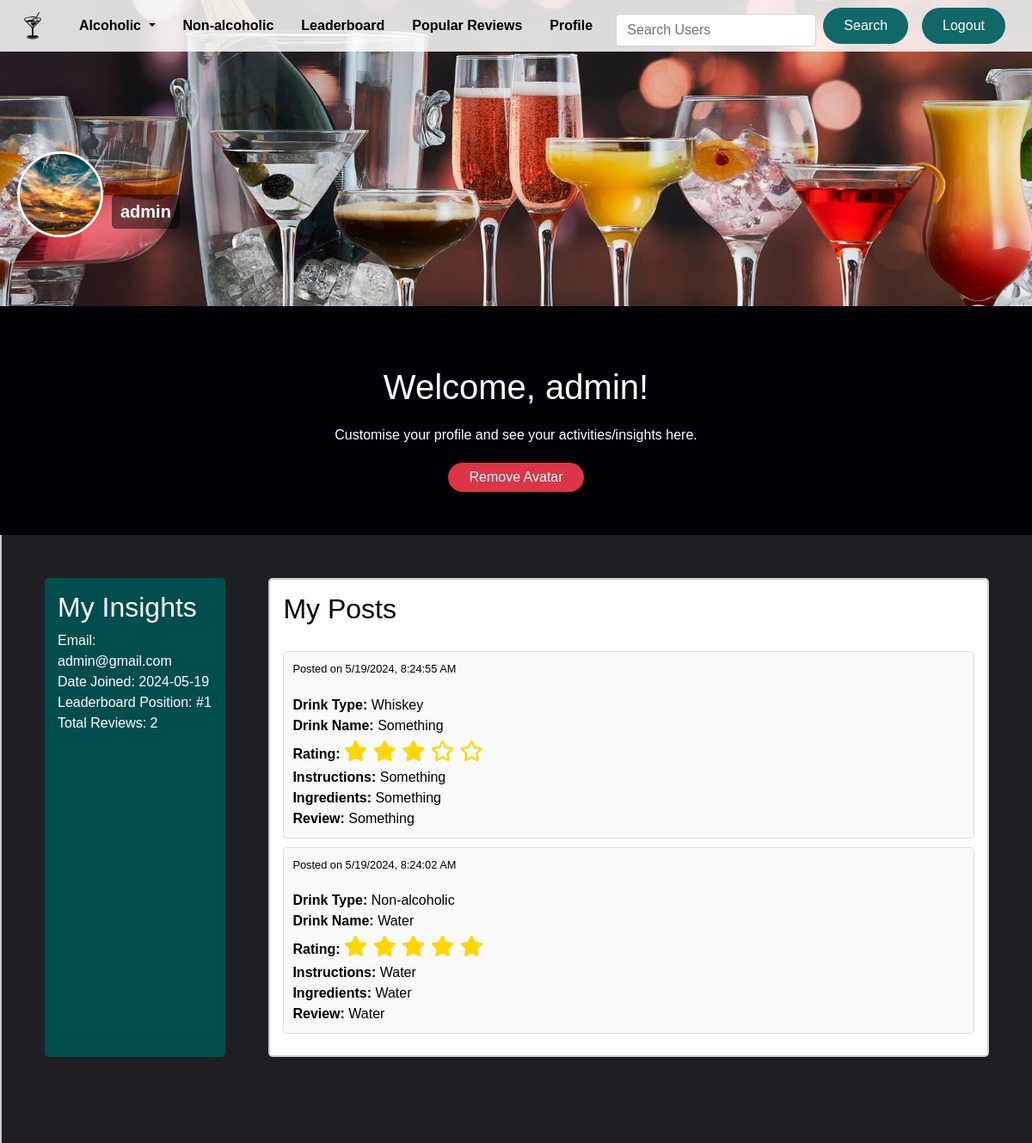
/homepage (signed in), run on the app's committed database.
### app/models.py (models this page shows, shortened)
class User(UserMixin, db.Model):
    id = db.Column(db.Integer, primary_key=True)
    username = db.Column(db.String(80), unique=True, nullable=False)
    email = db.Column(db.String(120), unique=True, nullable=False)
    password_hash = db.Column(db.String(128), nullable=False)
    salt = db.Column(db.String(64), nullable=False)
    created_at = db.Column(db.DateTime, default=datetime.utcnow)
    avatar = db.Column(db.String(120), nullable=False, default='images/avatars/default_avatar.png')
    posts = db.relationship('Post', backref='author', lazy=True)
    @property
    def is_authenticated(self):
        return True

class Post(db.Model):
    id = db.Column(db.Integer, primary_key=True)
    content = db.Column(db.Text, nullable=False)
    user_id = db.Column(db.Integer, db.ForeignKey('user.id'), nullable=False)
    drink_type = db.Column(db.String(50), nullable=False)
    created_at = db.Column(db.DateTime, default=datetime.utcnow)
    likes = db.Column(db.Integer, default=0)
    super_likes = db.Column(db.Integer, default=0)
    dislikes = db.Column(db.Integer, default=0)

### app/routes.py (the view)
@routes.route('/homepage')
@login_required
def home():
    user = User.query.filter_by(username=session.get('username')).first()
    if user:
        user_posts = Post.query.filter_by(user_id=user.id).order_by(Post.created_at.desc()).all()
        form = UploadAvatarForm()
        return render_template('homepage.html', user=user, isLoggedIn=True, user_posts=user_posts, form=form)
    else:
        flash('User not found', category='danger')
        return redirect(url_for('routes.login'))

### app/forms.py
class UploadAvatarForm(FlaskForm):
    avatar = FileField('Upload Avatar', validators=[
        DataRequired(),
        FileAllowed(['jpg', 'jpeg', 'png'], 'Images only!')
    ])

### app/templates/homepage.html (shortened to what this page needs)
{% extends "base.html" %}
{% block content %}
<div style="background-color: #000000e8; color:white;">
    <div class="banner">
        <img src="{{ url_for('static', filename='images/banner3.png') }}" alt="Banner" class="banner-img">
        <div class="avatar-wrapper">
            <img src="{{ url_for('static', filename=user.avatar or 'images/avatars/default_avatar.png') }}" alt="User Avatar" class="avatar-img" id="avatar-img">
        </div>
        <div class="username">{{ user.username }}</div>
    </div>
    <div class="user-info" style="color:white">
        <h1 style="padding-top: 90px;">Welcome, {{ user.username }}!</h1>
        <p style="padding:20px;">Customise your profile and see your activities/insights here.</p>
        <button class="button-nav btn-danger" onclick="removeAvatar()">Remove Avatar</button>
    </div>
    <div class="content-area">
        <div class="insights-posts-container">
            <div class="insights-box">
                <h2>My Insights</h2>
                <p>Email: <span class="email">{{ user.email }}</span></p>
                <p>Date Joined: <span class="date-joined">{{ user.created_at.strftime('%Y-%m-%d') }}</span></p>
                <p>Leaderboard Position: <span class="leaderboard-pos" id="leaderboard-pos">Loading...</span></p>
                <p>Total Reviews: <span class="total-reviews">{{ user_posts|length }}</span></p>
            </div>
            <div class="posts-box">
                <h2 style="margin-bottom: 30px;">My Posts</h2>
                <div id="user-posts">
                    {% if user_posts %}
                        {% for post in user_posts %}
                            <div class="post">
                                <small class="post-time" data-time="{{ post.created_at.isoformat() }}">Posted on {{ post.created_at.strftime('%Y-%m-%d %H:%M:%S') }}</small>
                                <div class="post-content">
                                    {% set content_parts = post.content.split(",") %}
                                    <p><strong>Drink Type:</strong> {{ post.drink_type|replace('_', '-')|capitalize }}</p>
                                    <p><strong>Drink Name:</strong> {{ content_parts[0].split(":")[1].strip() if content_parts|length > 0 and ":" in content_parts[0] else "N/A" }}</p>
                                    <p><strong>Rating:</strong>
                                        <span class="star-rating">
                                            {% set rating = content_parts[1].split(":")[1].strip() | int if content_parts|length > 1 and ":" in content_parts[1] else 0 %}
                                            {% for i in range(1, 6) %}
                                                {% if i <= rating %}
                                                    <i class="fas fa-star"></i>
                                                {% else %}
                                                    <i class="far fa-star"></i>
                                                {% endif %}
                                            {% endfor %}
                                        </span>
                                    </p>
                                    <p><strong>Instructions:</strong> {{ content_parts[2].split(":")[1].strip() if content_parts|length > 2 and ":" in content_parts[2] else "N/A" }}</p>
                                    <p><strong>Ingredients:</strong> {{ content_parts[3].split(":")[1].strip() if content_parts|length > 3 and ":" in content_parts[3] else "N/A" }}</p>
                                    <p><strong>Review:</strong> {{ content_parts[4].split(":")[1].strip() if content_parts|length > 4 and ":" in content_parts[4] else "N/A" }}</p>
                                </div>
                            </div>
                        {% endfor %}
                    {% else %}
                        <p>You have not made any posts yet.</p>
                    {% endif %}
                </div>
            </div>
        </div>
    </div>
    </div>
{% endblock %}

### app/templates/base.html (shortened to what this page needs)
<!DOCTYPE html>
<html lang="en">
<head>
    <link rel="stylesheet" href="https://stackpath.bootstrapcdn.com/bootstrap/4.3.1/css/bootstrap.min.css">
    <link rel="stylesheet" href="{{ url_for('static', filename='css/Project.css') }}">
    <link rel="stylesheet" href="{{ url_for('static', filename='css/homepage.css') }}">
    <link rel="stylesheet" href="https://cdnjs.cloudflare.com/ajax/libs/font-awesome/5.15.4/css/all.min.css">
</head>
<body>
    <header class="bg-white-opaque flex justify-between p-header bfront mx-auto" style="max-width:1920px;">
        <div class="flex justify-center items-center">
            <a href="/">
                <img src="{{ url_for('static', filename='images/drink_logo.png') }}" alt="Mix'd Opinions Logo" style="height: 60px;" class="p-nav"/>
            </a>
            <div class="dropdown p-nav">
                <a class="dropdown-toggle text-nav" href="#" id="alcoholicDropdown" data-toggle="dropdown" aria-haspopup="true" aria-expanded="false">
                    Alcoholic
                </a>
            </div>
            <a href="/non_alcoholic" class="text-nav p-nav">Non-alcoholic</a>
            <a href="/leaderboard" class="text-nav p-nav">Leaderboard</a>
            <a href="/popular-reviews" class="text-nav p-nav">Popular Reviews</a>
            <a href="/homepage" class="text-nav p-nav">Profile</a>
        </div>
        <div class="flex items-center">
            <form class="form-inline" action="{{ url_for('routes.search') }}" method="get">
                <input class="form-control mr-sm-2" type="search" placeholder="Search Users" aria-label="Search" name="query" required>
                <button class="button-nav" type="submit">Search</button>
            </form>
            <a class="nav-link" href="/logout"><button class="button-nav" style="margin-right: 15px;">Logout</button></a>
        </div>
    </header>
    {% block content %}{% endblock %}
</body>
</html>

### app/static/css/Project.css (style rules this page uses)
html, body { width: 100%; height: 100%; margin: 0; padding: 0; overflow-x: hidden; font-family: Arial, sans-serif; }
h1 { margin: 0; }
p { margin: 0; }
.bfront { position: relative; z-index: 10; }
.bg-white-opaque { background-color: rgba(255, 255, 255, 0.842); }
.text-nav { color: black; font-weight: bold; }
.flex { display: flex; }
.justify-between { justify-content: space-between; }
.justify-center { justify-content: center; }
.items-center { align-items:center }
.p-nav { padding: 8px 16px; }
.button-nav { color: rgb(255, 255, 255); background-color: #106868; border: none; border-radius: 9999px; padding: 9px 24px }
.mx-auto { margin-left: auto; margin-right: auto; }
input, .btn { width: 80%; margin-top: 10px; padding: 8px; box-sizing: border-box; }
.btn-danger { color: #fff; background-color: #dc3545; border-color: #dc3545; padding: 5px 24px }
.star-rating { font-size: 1.5em; color: #ccc; cursor: pointer; }
.post small { display: block; margin-bottom: 20px; }

### app/static/css/homepage.css (style rules this page uses)
body { font-family: 'Arial', sans-serif; background-color: #030033; }
.content-area { padding-bottom: 50px; background-color: #f0f0f021; border-left: 2px solid #ccc; }
.insights-posts-container { padding: 50px; display: flex; gap: 50px; }
.insights-box { background-color: #004d4d; color: white; padding: 15px; width: 20%; border-radius: 5px; }
.posts-box { background-color: #ffffff; color: #000000; padding: 15px; width: 80%; border: 2px solid #ccc; border-radius: 5px; box-shadow: 0 2px 5px rgba(0,0,0,0.1); }
.post-content { white-space: normal; word-wrap: break-word; word-break: break-word; overflow: hidden; }
.post { padding: 10px; border: 1px solid #ddd; border-radius: 5px; margin-bottom: 10px; background-color: #f9f9f9; }
.star-rating { display: inline-block; }
.star-rating .fa-star { color: #FFD700; }
.banner { position: relative; width: 100%; height: 200px; overflow: visible; margin-bottom: 20px; background-color: #cccccc; display: flex; align-items: center; justify-content: center; color: white; font-size: 24px; font-weight: bold; }
.banner-img { width: 100%; height: 180%; object-fit: cover; }
.avatar-wrapper { position: absolute; bottom: 0; left: 20px; width: 100px; height: 100px; border-radius: 50%; overflow: hidden; border: 3px solid white; background-color: #666666; display: flex; align-items: center; justify-content: center; color: white; font-size: 16px; font-weight: bold; z-index: 10; }
.avatar-img { width: 100%; height: 100%; object-fit: cover; }
.user-info { margin-top: 60px; text-align: center; padding-bottom: 50px; }
.username { position: absolute; left: 130px; bottom: 10px; color: white; background-color: rgba(0, 0, 0, 0.5); padding: 5px 10px; border-radius: 5px; font-size: 20px; z-index: 10; }

### data on the page
User: avatar (picture), username "admin", email "admin@gmail.com", created_at "2024-05-19"
Post: drink_type "Whiskey", content_parts "Something"
Post: drink_type "Non-alcoholic", content_parts "Water"

### other printed values
{{ user_posts|length }} "2"
